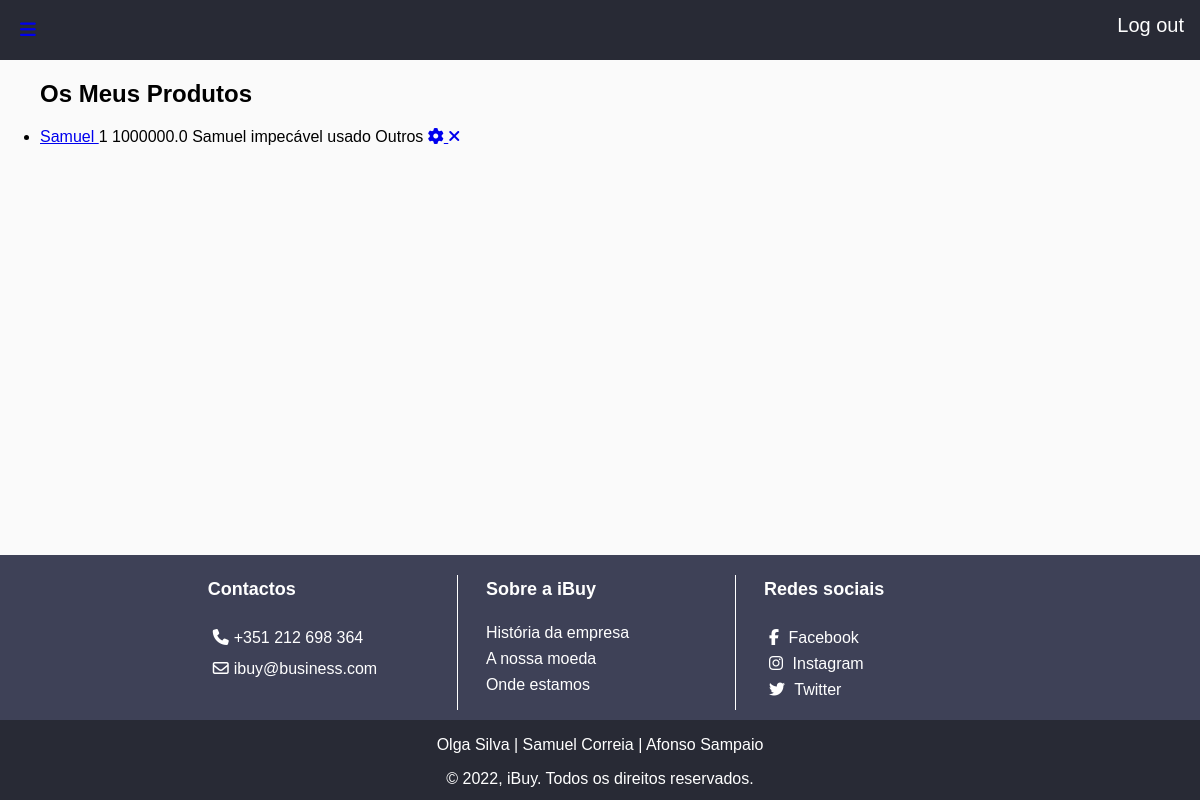
The page /ibuy/meusprodutos (signed in) on the database as committed earlier.
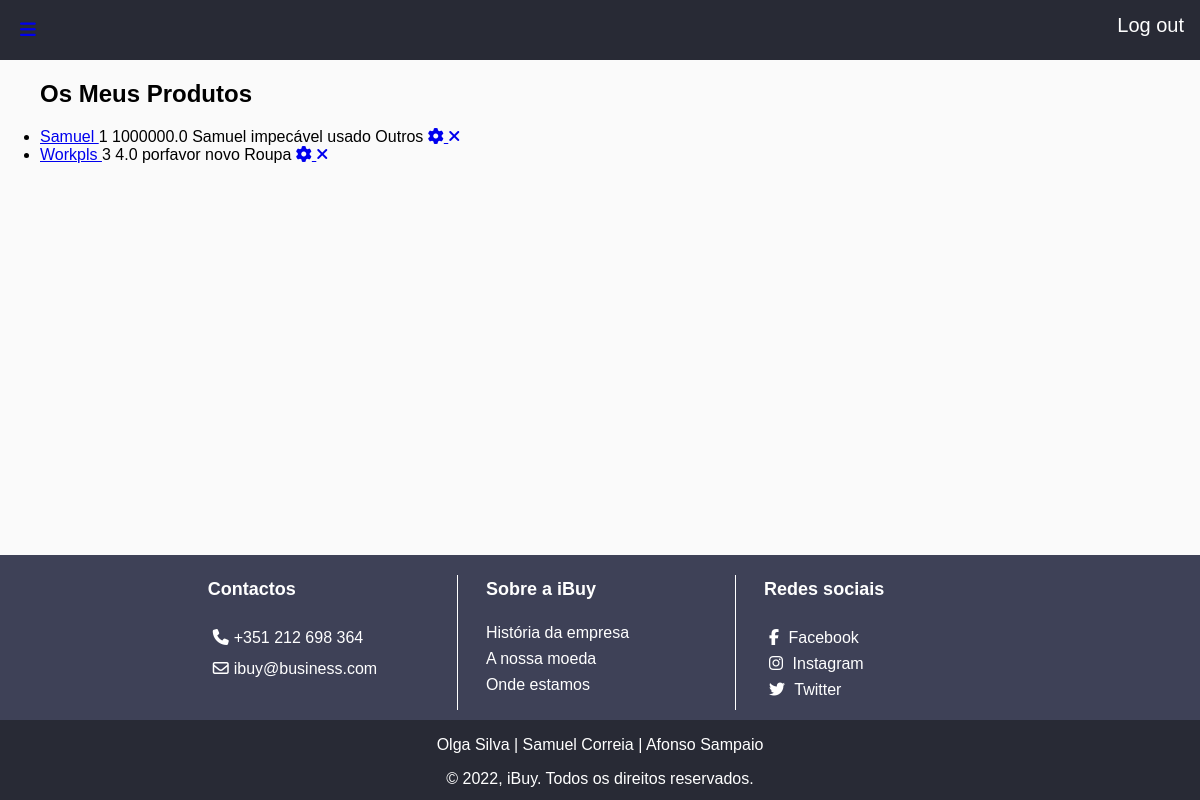
The same page on the database as committed later.
### ibuy/models.py (models this page shows, shortened)
class Produto(models.Model):
    user = models.ForeignKey(User, on_delete=models.CASCADE, default="")
    likes = models.ManyToManyField(User, related_name='likes')
    nome = models.CharField(max_length=100)
    categoria = models.ForeignKey(Categoria, on_delete=models.CASCADE, default="", related_name="Categoria")
    quantidade = models.IntegerField(default=0)
    descricao = models.TextField()  # mudar
    preco = models.FloatField(default=0) # decimal field ??
    imagem = models.CharField(max_length=100, default='produto.svg')
    NOVO = 'novo'
    USADO = 'usado'
    OPCOES_CONDICAO = (
        (NOVO, 'Novo'),
        (USADO, 'Usado'),
    )
    condicao = models.CharField(choices=OPCOES_CONDICAO, default=NOVO, max_length=100)

class Categoria(models.Model):
    tipo = models.CharField(max_length=100, default="")

### ibuy/views.py (the view)
# urls.py: path('meusprodutos', views.meusprodutos, name='meusprodutos'),
@login_required(login_url=reverse_lazy('ibuy:loginuser'))
def meusprodutos(request):
    lista_produtos = Produto.objects.filter(user_id=request.user.id)
    context = {'lista_produtos': lista_produtos}
    return render(request, 'ibuy/meusprodutos.html', context)

### ibuy/templates/ibuy/meusprodutos.html (shortened to what this page needs)
{% extends "ibuy/index.html" %}
{% load static %}
{% block content %}
<body>
    <p>
      {% if lista_produtos %}
    <ul>
        <h2>Os Meus Produtos</h2>
        {% for produto in lista_produtos %}
        <li>
            <a href="{% url 'ibuy:produto' produto.id %}">
                {{ produto.nome }}
            </a>
            {{ produto.quantidade }}
            {{ produto.preco }}
            {{ produto.descricao }}
            {{ produto.condicao }}
            {{ produto.categoria.tipo }}
            <a href="{% url 'ibuy:alterarproduto' produto.id %}">
                <i class="fa-solid fa-gear"></i>
            </a>
            <a href="{% url 'ibuy:apagarproduto' produto.id %}">
                <i class="fa fa-times" aria-hidden="true"></i>
            </a>
        </li>
        {% endfor %}
    </ul>
    {% else %}
    <p>Nao tem nada a venda.</p>
    {% endif %}
</body>
{% endblock %}

Rows that differ between the two databases and show on the page:
added Produto: nome "Workpls", quantidade "3", preco "4.0", descricao "porfavor", condicao "novo", categoria.tipo "Roupa"
